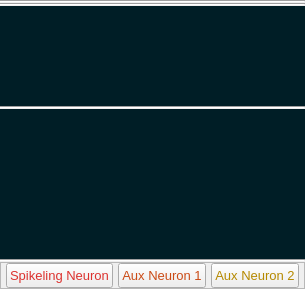
                      <widget class="QWidget" name="page_103_1_0">
                       <layout class="QVBoxLayout" name="verticalLayout_39">
                        <property name="spacing">
                         <number>0</number>
                        </property>
                        <property name="leftMargin">
                         <number>0</number>
                        </property>
                        <property name="topMargin">
                         <number>0</number>
                        </property>
                        <property name="rightMargin">
                         <number>0</number>
                        </property>
                        <property name="bottomMargin">
                         <number>0</number>
                        </property>
                        <item>
                         <widget class="PlotWidget" name="DataAnalysis_Oscilloscope_widget1_0_0" native="true">
                          <property name="sizePolicy">
                           <sizepolicy hsizetype="Preferred" vsizetype="Expanding">
                            <horstretch>0</horstretch>
                            <verstretch>0</verstretch>
                           </sizepolicy>
                          </property>
                          <property name="styleSheet">
                           <string notr="true">background-color: rgb(0, 30, 38);</string>
                          </property>
                         </widget>
                        </item>
                        <item>
                         <widget class="Line" name="line_7">
                          <property name="orientation">
                           <enum>Qt::Horizontal</enum>
                          </property>
                         </widget>
                        </item>
                        <item>
                         <widget class="PlotWidget" name="DataAnalysis_Oscilloscope_widget1_0_1" native="true">
                          <property name="sizePolicy">
                           <sizepolicy hsizetype="Preferred" vsizetype="Expanding">
                            <horstretch>0</horstretch>
                            <verstretch>0</verstretch>
                           </sizepolicy>
                          </property>
                          <property name="styleSheet">
                           <string notr="true">background-color: rgb(0, 30, 38);</string>
                          </property>
                         </widget>
                        </item>
                        <item>
                         <widget class="Line" name="line_31">
                          <property name="orientation">
                           <enum>Qt::Horizontal</enum>
                          </property>
                         </widget>
                        </item>
                        <item>
                         <widget class="PlotWidget" name="DataAnalysis_Oscilloscope_widget1_0_2" native="true">
                          <property name="sizePolicy">
                           <sizepolicy hsizetype="Preferred" vsizetype="Fixed">
                            <horstretch>0</horstretch>
                            <verstretch>0</verstretch>
                           </sizepolicy>
                          </property>
                          <property name="minimumSize">
                           <size>
                            <width>0</width>
                            <height>100</height>
                           </size>
                          </property>
                          <property name="maximumSize">
                           <size>
                            <width>16777215</width>
                            <height>100</height>
                           </size>
                          </property>
                          <property name="styleSheet">
                           <string notr="true">background-color: rgb(0, 30, 38);</string>
                          </property>
                         </widget>
                        </item>
                        <item>
                         <widget class="Line" name="line_8">
                          <property name="orientation">
                           <enum>Qt::Horizontal</enum>
                          </property>
                         </widget>
                        </item>
                        <item>
                         <widget class="PlotWidget" name="DataAnalysis_Oscilloscope_widget1_0_3" native="true">
                          <property name="sizePolicy">
                           <sizepolicy hsizetype="Preferred" vsizetype="Fixed">
                            <horstretch>0</horstretch>
                            <verstretch>0</verstretch>
                           </sizepolicy>
                          </property>
                          <property name="minimumSize">
                           <size>
                            <width>0</width>
                            <height>150</height>
                           </size>
                          </property>
                          <property name="maximumSize">
                           <size>
                            <width>16777215</width>
                            <height>150</height>
                           </size>
                          </property>
                          <property name="styleSheet">
                           <string notr="true">background-color: rgb(0, 30, 38);</string>
                          </property>
                         </widget>
                        </item>
                        <item>
                         <widget class="Line" name="line_32">
                          <property name="orientation">
                           <enum>Qt::Horizontal</enum>
                          </property>
                         </widget>
                        </item>
                        <item>
                         <widget class="QFrame" name="DataAnalysis_Neurons_pushButton10_frame">
                          <property name="sizePolicy">
                           <sizepolicy hsizetype="Preferred" vsizetype="Preferred">
                            <horstretch>0</horstretch>
                            <verstretch>0</verstretch>
                           </sizepolicy>
                          </property>
                          <property name="minimumSize">
                           <size>
                            <width>0</width>
                            <height>25</height>
                           </size>
                          </property>
                          <property name="frameShape">
                           <enum>QFrame::StyledPanel</enum>
                          </property>
                          <property name="frameShadow">
                           <enum>QFrame::Raised</enum>
                          </property>
                          <layout class="QHBoxLayout" name="horizontalLayout_80">
                           <property name="spacing">
                            <number>5</number>
                           </property>
                           <property name="leftMargin">
                            <number>5</number>
                           </property>
                           <property name="topMargin">
                            <number>0</number>
                           </property>
                           <property name="rightMargin">
                            <number>5</number>
                           </property>
                           <property name="bottomMargin">
                            <number>0</number>
                           </property>
                           <item>
                            <widget class="QPushButton" name="DataAnalysis_Neuron0Vm_pushButton10">
                             <property name="minimumSize">
                              <size>
                               <width>25</width>
                               <height>0</height>
                              </size>
                             </property>
                             <property name="maximumSize">
                              <size>
                               <width>16777215</width>
                               <height>25</height>
                              </size>
                             </property>
                             <property name="font">
                              <font>
                               <pointsize>10</pointsize>
                              </font>
                             </property>
                             <property name="styleSheet">
                              <string notr="true">color: rgb(220, 50, 47);</string>
                             </property>
                             <property name="text">
                              <string>Spikeling Neuron</string>
                             </property>
                            </widget>
                           </item>
                           <item>
                            <widget class="QPushButton" name="DataAnalysis_Neuron1Vm_pushButton10">
                             <property name="minimumSize">
                              <size>
                               <width>0</width>
                               <height>25</height>
                              </size>
                             </property>
                             <property name="maximumSize">
                              <size>
                               <width>16777215</width>
                               <height>25</height>
                              </size>
                             </property>
                             <property name="font">
                              <font>
                               <pointsize>10</pointsize>
                              </font>
                             </property>
                             <property name="styleSheet">
                              <string notr="true">color: rgb(203, 75, 22);</string>
                             </property>
                             <property name="text">
                              <string>Aux Neuron 1</string>
                             </property>
                            </widget>
                           </item>
                           <item>
                            <widget class="QPushButton" name="DataAnalysis_Neuron2Vm_pushButton10">
                             <property name="sizePolicy">
                              <sizepolicy hsizetype="Minimum" vsizetype="Fixed">
                               <horstretch>0</horstretch>
                               <verstretch>25</verstretch>
                              </sizepolicy>
                             </property>
                             <property name="minimumSize">
                              <size>
                               <width>0</width>
                               <height>25</height>
                              </size>
                             </property>
                             <property name="maximumSize">
                              <size>
                               <width>16777215</width>
                               <height>25</height>
                              </size>
                             </property>
                             <property name="font">
                              <font>
                               <pointsize>10</pointsize>
                              </font>
                             </property>
                             <property name="styleSheet">
                              <string notr="true">color: rgb(181, 137, 0);</string>
                             </property>
                             <property name="text">
                              <string>Aux Neuron 2</string>
                             </property>
                            </widget>
                           </item>
                          </layout>
                         </widget>
                        </item>
                       </layout>
                      </widget>
